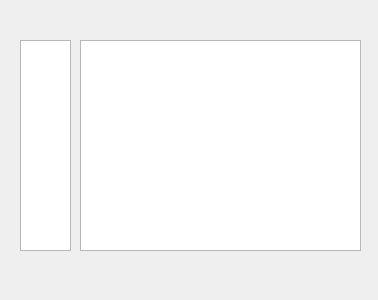
<?xml version="1.0" encoding="UTF-8"?>
<ui version="4.0">
 <class>Dialog</class>
 <widget class="QDialog" name="Dialog">
  <property name="geometry">
   <rect>
    <x>0</x>
    <y>0</y>
    <width>378</width>
    <height>300</height>
   </rect>
  </property>
  <property name="windowTitle">
   <string>Dialog</string>
  </property>
  <widget class="QListWidget" name="listWidget">
   <property name="geometry">
    <rect>
     <x>20</x>
     <y>40</y>
     <width>51</width>
     <height>211</height>
    </rect>
   </property>
  </widget>
  <widget class="QListWidget" name="listWidget_2">
   <property name="geometry">
    <rect>
     <x>80</x>
     <y>40</y>
     <width>281</width>
     <height>211</height>
    </rect>
   </property>
  </widget>
 </widget>
 <resources/>
 <connections/>
</ui>
